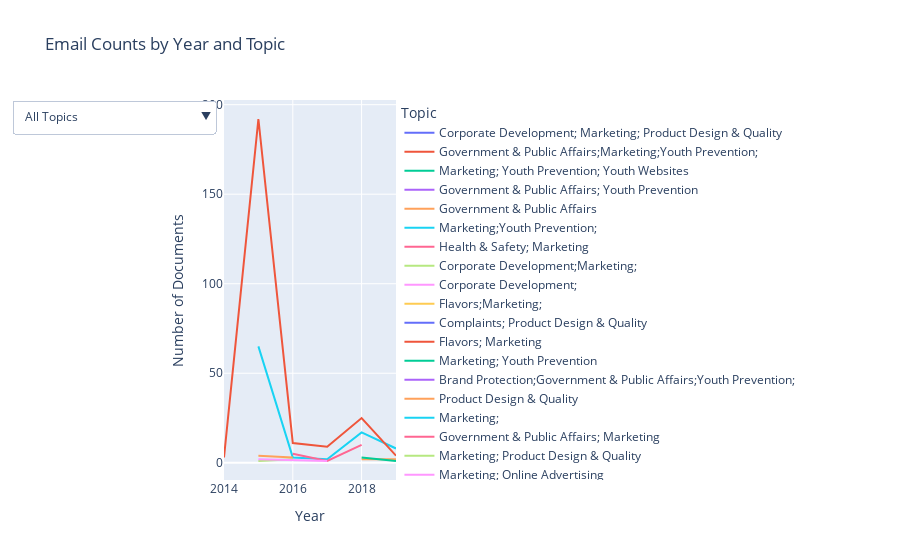

Notebook code for this chart:
### Markdown cell above
Visualize the number of email records by year, overall topic, and detailed topic, with an interactive dropdown for filtering.

### Code cell
# Group by year, assigned_topic, and topic, then count the documents
yearly_topic_counts = filtered_df.group_by(['year', 'assigned_topic', 'topic']).len(name='document_count').sort('year')

# Create the figure
fig = go.Figure()

# Add a trace for each unique topic
for topic in yearly_topic_counts['topic'].unique():
    topic_data = yearly_topic_counts.filter(pl.col('topic').eq(topic))
    fig.add_trace(go.Scatter(x=topic_data['year'], y=topic_data['document_count'],
                             mode='lines', name=topic))

# Get unique assigned topics for the dropdown filter
assigned_topics = yearly_topic_counts['assigned_topic'].unique()

# Create dropdown buttons
dropdown_buttons = [{'label': 'All Topics', 'method': 'update', 'args': [{'visible': [True] * len(fig.data)}, {'title': 'Document Counts by Year and Topic'}]}]

for assigned_topic in assigned_topics:
    visibility = [(trace.name in yearly_topic_counts.filter(pl.col('assigned_topic').eq(assigned_topic))['topic']) for trace in fig.data]
    dropdown_buttons.append({
        'label': assigned_topic,
        'method': 'update',
        'args': [{'visible': visibility},
                 {'title': f'Document Counts by Year for {assigned_topic}'}]})

# Layout - titles and dropdown
fig.update_layout(
    title='Email Counts by Year and Topic',
    xaxis_title='Year',
    yaxis_title='Number of Documents',
    legend_title='Topic',
    updatemenus=[{'buttons': dropdown_buttons,
                  'direction': 'down',
                  'showactive': True,}])

# Show the plot
fig.show()

### Figure 1 — Plotly figure (JSON) as saved in the notebook; plotly's stock layout.template omitted (floating-point values rounded to 4 significant figures)
{"data": [{"mode": "lines", "name": "Corporate Development; Marketing; Product Design & Quality", "type": "scatter", "x": [2015], "y": [1]}, {"mode": "lines", "name": "Government & Public Affairs;Marketing;Youth Prevention;", "type": "scatter", "x": [2018], "y": [1]}, {"mode": "lines", "name": "Marketing; Youth Prevention; Youth Websites", "type": "scatter", "x": [2018], "y": [1]}, {"mode": "lines", "name": "Government & Public Affairs; Youth Prevention", "type": "scatter", "x": [2018], "y": [1]}, {"mode": "lines", "name": "Government & Public Affairs", "type": "scatter", "x": [2018, 2019], "y": [2, 2]}, {"mode": "lines", "name": "Marketing;Youth Prevention;", "type": "scatter", "x": [2018], "y": [1]}, {"mode": "lines", "name": "Health & Safety; Marketing", "type": "scatter", "x": [2015], "y": [1]}, {"mode": "lines", "name": "Corporate Development;Marketing;", "type": "scatter", "x": [2018], "y": [1]}, {"mode": "lines", "name": "Corporate Development;", "type": "scatter", "x": [2015], "y": [2]}, {"mode": "lines", "name": "Flavors;Marketing;", "type": "scatter", "x": [2015], "y": [5]}, {"mode": "lines", "name": "Complaints; Product Design & Quality", "type": "scatter", "x": [2015], "y": [3]}, {"mode": "lines", "name": "Flavors; Marketing", "type": "scatter", "x": [2015], "y": [3]}, {"mode": "lines", "name": "Marketing; Youth Prevention", "type": "scatter", "x": [2018, 2019], "y": [3, 1]}, {"mode": "lines", "name": "Brand Protection;Government & Public Affairs;Youth Prevention;", "type": "scatter", "x": [2019], "y": [1]}, {"mode": "lines", "name": "Product Design & Quality", "type": "scatter", "x": [2015], "y": [2]}, {"mode": "lines", "name": "Marketing;", "type": "scatter", "x": [2015, 2016, 2017, 2018, 2019], "y": [65, 3, 2, 17, 8]}, {"mode": "lines", "name": "Government & Public Affairs; Marketing", "type": "scatter", "x": [2016, 2017, 2018], "y": [5, 1, 10]}, {"mode": "lines", "name": "Marketing; Product Design & Quality", "type": "scatter", "x": [2015, 2016], "y": [1, 2]}, {"mode": "lines", "name": "Marketing; Online Advertising", "type": "scatter", "x": [2015, 2017], "y": [2, 1]}, {"mode": "lines", "name": "Corporate Development", "type": "scatter", "x": [2015], "y": [2]}, {"mode": "lines", "name": "Government & Public Affairs;Youth Prevention;", "type": "scatter", "x": [2018], "y": [1]}, {"mode": "lines", "name": "Marketing", "type": "scatter", "x": [2014, 2015, 2016, 2017, 2018, 2019], "y": [3, 192, 11, 9, 25, 4]}, {"mode": "lines", "name": "Government & Public Affairs;", "type": "scatter", "x": [2019], "y": [1]}, {"mode": "lines", "name": "Marketing\\Online Advertising;", "type": "scatter", "x": [2015], "y": [1]}, {"mode": "lines", "name": "Brand Protection; Corporate Development; Marketing; Product Design & Quality", "type": "scatter", "x": [2015, 2016], "y": [4, 3]}, {"mode": "lines", "name": "Health & Safety", "type": "scatter", "x": [2015], "y": [1]}], "layout": {"legend": {"title": {"text": "Topic"}}, "title": {"text": "Email Counts by Year and Topic"}, "updatemenus": [{"buttons": [{"args": [{"visible": [true, true, true, true, true, true, true, true, true, true, true, true, true, true, true, true, true, true, true, true, true, true, true, true, true, true]}, {"title": "Document Counts by Year and Topic"}], "label": "All Topics", "method": "update"}, {"args": [{"visible": [false, false, true, false, false, true, false, false, false, false, false, false, true, false, false, true, false, true, true, false, false, true, false, false, false, false]}, {"title": "Document Counts by Year for Marketing"}], "label": "Marketing", "method": "update"}, {"args": [{"visible": [false, true, false, true, true, false, false, false, false, false, false, false, false, false, false, false, true, false, false, false, true, false, true, false, false, false]}, {"title": "Document Counts by Year for Government & Public Affairs"}], "label": "Government & Public Affairs", "method": "update"}, {"args": [{"visible": [false, false, false, false, false, false, false, false, false, false, false, false, false, false, false, false, false, false, false, false, false, false, false, true, false, false]}, {"title": "Document Counts by Year for Marketing\\Online Advertising"}], "label": "Marketing\\Online Advertising", "method": "update"}, {"args": [{"visible": [false, false, false, false, false, false, false, false, false, false, false, false, false, true, false, false, false, false, false, false, false, false, false, false, true, false]}, {"title": "Document Counts by Year for Brand Protection"}], "label": "Brand Protection", "method": "update"}, {"args": [{"visible": [false, false, false, false, false, false, false, false, false, false, false, false, false, false, true, false, false, false, false, false, false, false, false, false, false, false]}, {"title": "Document Counts by Year for Product Design & Quality"}], "label": "Product Design & Quality", "method": "update"}, {"args": [{"visible": [false, false, false, false, false, false, false, false, false, false, true, false, false, false, false, false, false, false, false, false, false, false, false, false, false, false]}, {"title": "Document Counts by Year for Complaints"}], "label": "Complaints", "method": "update"}, {"args": [{"visible": [false, false, false, false, false, false, true, false, false, false, false, false, false, false, false, false, false, false, false, false, false, false, false, false, false, true]}, {"title": "Document Counts by Year for Health & Safety"}], "label": "Health & Safety", "method": "update"}, {"args": [{"visible": [true, false, false, false, false, false, false, true, true, false, false, false, false, false, false, false, false, false, false, true, false, false, false, false, false, false]}, {"title": "Document Counts by Year for Corporate Development"}], "label": "Corporate Development", "method": "update"}, {"args": [{"visible": [false, false, false, false, false, false, false, false, false, true, false, true, false, false, false, false, false, false, false, false, false, false, false, false, false, false]}, {"title": "Document Counts by Year for Flavors"}], "label": "Flavors", "method": "update"}], "direction": "down", "showactive": true}], "xaxis": {"title": {"text": "Year"}}, "yaxis": {"title": {"text": "Number of Documents"}}}}
